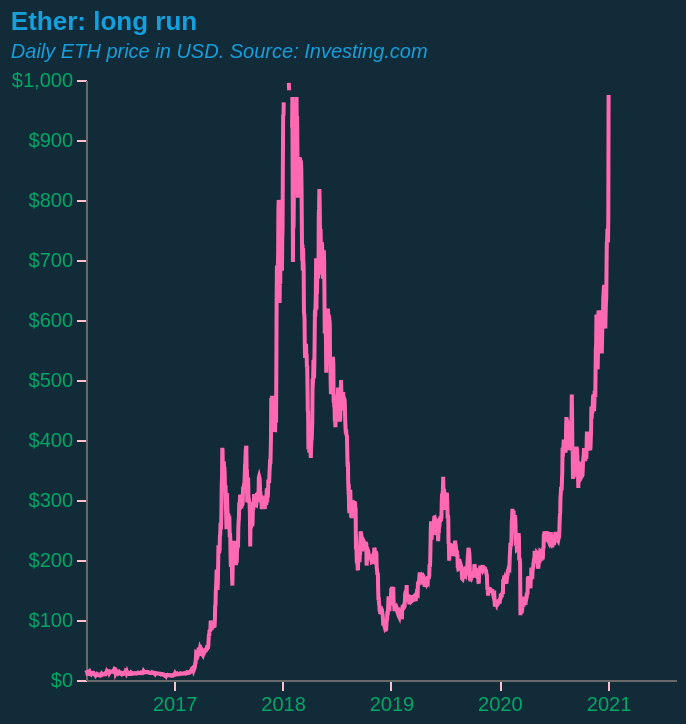

Write the Vega-Lite specification saved for this chart.
### Vega-Lite specification from a JSON file in a GitHub repository (floating-point values rounded to 4 significant figures; data arrays with more than 128 entries replaced by an {"elided": "..."} marker saying what was removed)
{"$schema": "https://vega.github.io/schema/vega-lite/v5.json", "title": {"text": "Ether: long run", "subtitle": "Daily ETH price in USD. Source: Investing.com", "subtitleFontStyle": "italic", "subtitleFontSize": 10, "anchor": "start", "color": "#179fdb", "subtitleColor": "#179fdb"}, "config": {"background": "#122b39", "view": {"stroke": "transparent"}}, "width": 295, "height": 300, "data": {"values": {"elided": "1988 records"}, "format": {"parse": {"Date": "date"}}}, "mark": {"type": "line", "point": false, "interpolate": "linear", "color": "hotpink"}, "transform": [{"calculate": "year(datum.Date)", "as": "year"}, {"filter": "datum.year>=minYear"}, {"filter": "datum.year<=maxYear"}], "params": [{"name": "minYear", "value": 2016, "bind": {"input": "range", "min": 2016, "max": 2021, "step": 1, "name": "Start year:"}}, {"name": "maxYear", "value": 2021, "bind": {"input": "range", "min": 2016, "max": 2021, "step": 1, "name": "End year:"}}], "encoding": {"x": {"field": "Date", "type": "temporal", "axis": {"title": null, "grid": false, "labelSeparation": 10, "domainColor": "dimgrey", "labelColor": "#00a767", "tickColor": "pink", "gridColor": "dimgrey"}}, "y": {"field": "Price", "type": "quantitative", "title": "", "axis": {"grid": false, "domainColor": "dimgrey", "labelColor": "#00a767", "tickColor": "pink", "gridColor": "dimgrey", "format": "$,.5"}}}}
